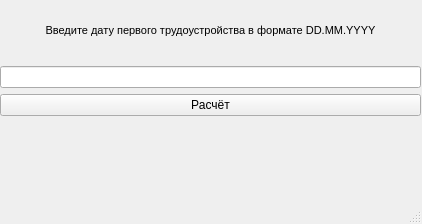
<?xml version="1.0" encoding="UTF-8"?>
<ui version="4.0">
 <class>Window</class>
 <widget class="QMainWindow" name="Window">
  <property name="geometry">
   <rect>
    <x>0</x>
    <y>0</y>
    <width>422</width>
    <height>224</height>
   </rect>
  </property>
  <property name="minimumSize">
   <size>
    <width>422</width>
    <height>224</height>
   </size>
  </property>
  <property name="maximumSize">
   <size>
    <width>422</width>
    <height>224</height>
   </size>
  </property>
  <property name="windowTitle">
   <string>Ответ</string>
  </property>
  <widget class="QWidget" name="centralwidget">
   <widget class="QWidget" name="verticalLayoutWidget">
    <property name="geometry">
     <rect>
      <x>0</x>
      <y>0</y>
      <width>421</width>
      <height>181</height>
     </rect>
    </property>
    <layout class="QVBoxLayout" name="verticalLayout">
     <item>
      <widget class="QLabel" name="label">
       <property name="font">
        <font>
         <pointsize>8</pointsize>
        </font>
       </property>
       <property name="text">
        <string>Введите дату первого трудоустройства в формате DD.MM.YYYY</string>
       </property>
       <property name="alignment">
        <set>Qt::AlignCenter</set>
       </property>
      </widget>
     </item>
     <item>
      <widget class="QLineEdit" name="lineEdit"/>
     </item>
     <item>
      <widget class="QPushButton" name="pushButton">
       <property name="text">
        <string>Расчёт</string>
       </property>
      </widget>
     </item>
     <item>
      <widget class="QLabel" name="label_2">
       <property name="text">
        <string/>
       </property>
       <property name="alignment">
        <set>Qt::AlignCenter</set>
       </property>
      </widget>
     </item>
    </layout>
    <zorder>lineEdit</zorder>
    <zorder>pushButton</zorder>
    <zorder>label_2</zorder>
    <zorder>label</zorder>
   </widget>
  </widget>
  <widget class="QMenuBar" name="menubar">
   <property name="geometry">
    <rect>
     <x>0</x>
     <y>0</y>
     <width>422</width>
     <height>21</height>
    </rect>
   </property>
  </widget>
  <widget class="QStatusBar" name="statusbar"/>
 </widget>
 <resources/>
 <connections/>
</ui>
